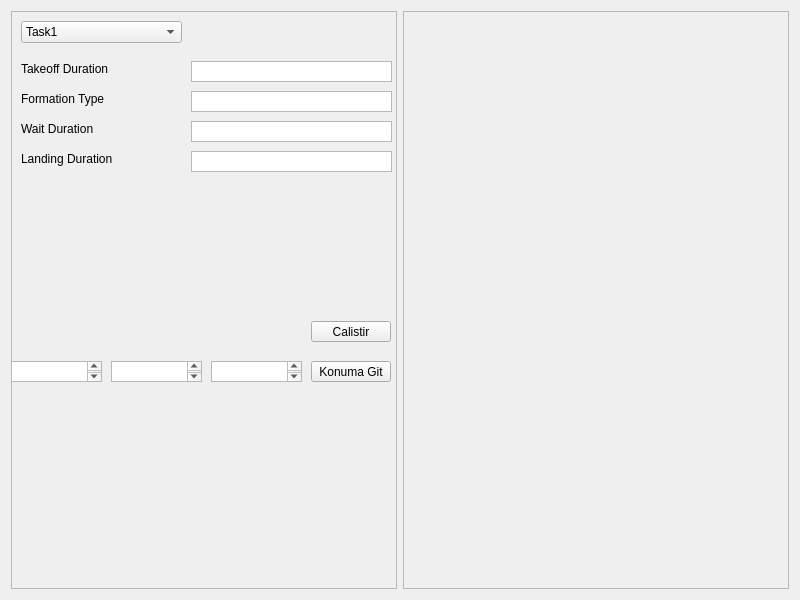
<?xml version="1.0" encoding="UTF-8"?>
<ui version="4.0">
 <class>droneui</class>
 <widget class="QWidget" name="droneui">
  <property name="geometry">
   <rect>
    <x>0</x>
    <y>0</y>
    <width>800</width>
    <height>600</height>
   </rect>
  </property>
  <property name="windowTitle">
   <string>droneui</string>
  </property>
  <layout class="QHBoxLayout" name="horizontalLayout">
   <item>
    <widget class="QFrame" name="frame_2">
     <property name="frameShape">
      <enum>QFrame::StyledPanel</enum>
     </property>
     <property name="frameShadow">
      <enum>QFrame::Raised</enum>
     </property>
     <widget class="QComboBox" name="taskMenu">
      <property name="geometry">
       <rect>
        <x>10</x>
        <y>10</y>
        <width>161</width>
        <height>22</height>
       </rect>
      </property>
      <item>
       <property name="text">
        <string>Task1</string>
       </property>
      </item>
      <item>
       <property name="text">
        <string>Task2</string>
       </property>
      </item>
     </widget>
     <widget class="QPushButton" name="executeButton">
      <property name="geometry">
       <rect>
        <x>300</x>
        <y>310</y>
        <width>80</width>
        <height>21</height>
       </rect>
      </property>
      <property name="text">
       <string>Calistir</string>
      </property>
     </widget>
     <widget class="QLabel" name="label_1">
      <property name="geometry">
       <rect>
        <x>10</x>
        <y>50</y>
        <width>161</width>
        <height>16</height>
       </rect>
      </property>
      <property name="text">
       <string>Takeoff Duration</string>
      </property>
     </widget>
     <widget class="QLabel" name="label_2">
      <property name="geometry">
       <rect>
        <x>10</x>
        <y>80</y>
        <width>161</width>
        <height>16</height>
       </rect>
      </property>
      <property name="text">
       <string>Formation Type</string>
      </property>
     </widget>
     <widget class="QTextEdit" name="parameter2">
      <property name="geometry">
       <rect>
        <x>180</x>
        <y>80</y>
        <width>201</width>
        <height>21</height>
       </rect>
      </property>
      <property name="verticalScrollBarPolicy">
       <enum>Qt::ScrollBarAlwaysOff</enum>
      </property>
     </widget>
     <widget class="QLabel" name="label_3">
      <property name="geometry">
       <rect>
        <x>10</x>
        <y>110</y>
        <width>161</width>
        <height>16</height>
       </rect>
      </property>
      <property name="text">
       <string>Wait Duration</string>
      </property>
     </widget>
     <widget class="QTextEdit" name="parameter3">
      <property name="geometry">
       <rect>
        <x>180</x>
        <y>110</y>
        <width>201</width>
        <height>21</height>
       </rect>
      </property>
      <property name="verticalScrollBarPolicy">
       <enum>Qt::ScrollBarAlwaysOff</enum>
      </property>
     </widget>
     <widget class="QLabel" name="label_4">
      <property name="geometry">
       <rect>
        <x>10</x>
        <y>140</y>
        <width>161</width>
        <height>16</height>
       </rect>
      </property>
      <property name="text">
       <string>Landing Duration</string>
      </property>
     </widget>
     <widget class="QTextEdit" name="parameter4">
      <property name="geometry">
       <rect>
        <x>180</x>
        <y>140</y>
        <width>201</width>
        <height>21</height>
       </rect>
      </property>
      <property name="verticalScrollBarPolicy">
       <enum>Qt::ScrollBarAlwaysOff</enum>
      </property>
     </widget>
     <widget class="QTextEdit" name="parameter1">
      <property name="geometry">
       <rect>
        <x>180</x>
        <y>50</y>
        <width>201</width>
        <height>21</height>
       </rect>
      </property>
      <property name="verticalScrollBarPolicy">
       <enum>Qt::ScrollBarAlwaysOff</enum>
      </property>
     </widget>
     <widget class="QPushButton" name="pushButton">
      <property name="geometry">
       <rect>
        <x>300</x>
        <y>350</y>
        <width>80</width>
        <height>21</height>
       </rect>
      </property>
      <property name="text">
       <string>Konuma Git</string>
      </property>
     </widget>
     <widget class="QTextEdit" name="textEdit">
      <property name="geometry">
       <rect>
        <x>200</x>
        <y>350</y>
        <width>91</width>
        <height>21</height>
       </rect>
      </property>
     </widget>
     <widget class="QTextEdit" name="textEdit_2">
      <property name="geometry">
       <rect>
        <x>100</x>
        <y>350</y>
        <width>91</width>
        <height>21</height>
       </rect>
      </property>
     </widget>
     <widget class="QTextEdit" name="textEdit_3">
      <property name="geometry">
       <rect>
        <x>0</x>
        <y>350</y>
        <width>91</width>
        <height>21</height>
       </rect>
      </property>
     </widget>
    </widget>
   </item>
   <item>
    <widget class="QFrame" name="frame">
     <property name="frameShape">
      <enum>QFrame::StyledPanel</enum>
     </property>
     <property name="frameShadow">
      <enum>QFrame::Raised</enum>
     </property>
    </widget>
   </item>
  </layout>
 </widget>
 <resources/>
 <connections/>
</ui>
